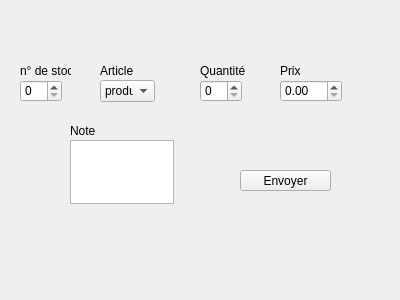
<?xml version="1.0" encoding="UTF-8"?>
<ui version="4.0">
 <class>Form</class>
 <widget class="QWidget" name="Form">
  <property name="geometry">
   <rect>
    <x>0</x>
    <y>0</y>
    <width>400</width>
    <height>300</height>
   </rect>
  </property>
  <property name="windowTitle">
   <string>Form</string>
  </property>
  <widget class="QLabel" name="label_4">
   <property name="geometry">
    <rect>
     <x>280</x>
     <y>60</y>
     <width>51</width>
     <height>21</height>
    </rect>
   </property>
   <property name="text">
    <string>Prix</string>
   </property>
  </widget>
  <widget class="QTextEdit" name="note">
   <property name="geometry">
    <rect>
     <x>70</x>
     <y>140</y>
     <width>104</width>
     <height>64</height>
    </rect>
   </property>
  </widget>
  <widget class="QLabel" name="label_3">
   <property name="geometry">
    <rect>
     <x>200</x>
     <y>60</y>
     <width>51</width>
     <height>21</height>
    </rect>
   </property>
   <property name="text">
    <string>Quantité</string>
   </property>
  </widget>
  <widget class="QLabel" name="label">
   <property name="geometry">
    <rect>
     <x>20</x>
     <y>60</y>
     <width>51</width>
     <height>21</height>
    </rect>
   </property>
   <property name="text">
    <string>n° de stock</string>
   </property>
  </widget>
  <widget class="QPushButton" name="buttonEnvoyer">
   <property name="geometry">
    <rect>
     <x>240</x>
     <y>170</y>
     <width>91</width>
     <height>21</height>
    </rect>
   </property>
   <property name="text">
    <string>Envoyer</string>
   </property>
  </widget>
  <widget class="QComboBox" name="article">
   <property name="geometry">
    <rect>
     <x>100</x>
     <y>80</y>
     <width>55</width>
     <height>22</height>
    </rect>
   </property>
   <item>
    <property name="text">
     <string>produit1</string>
    </property>
   </item>
   <item>
    <property name="text">
     <string>produit2</string>
    </property>
   </item>
   <item>
    <property name="text">
     <string>produit3</string>
    </property>
   </item>
   <item>
    <property name="text">
     <string>produit4</string>
    </property>
   </item>
  </widget>
  <widget class="QSpinBox" name="quantite">
   <property name="geometry">
    <rect>
     <x>200</x>
     <y>80</y>
     <width>42</width>
     <height>22</height>
    </rect>
   </property>
  </widget>
  <widget class="QLabel" name="label_2">
   <property name="geometry">
    <rect>
     <x>100</x>
     <y>60</y>
     <width>51</width>
     <height>21</height>
    </rect>
   </property>
   <property name="text">
    <string>Article</string>
   </property>
  </widget>
  <widget class="QLabel" name="label_5">
   <property name="geometry">
    <rect>
     <x>70</x>
     <y>120</y>
     <width>51</width>
     <height>21</height>
    </rect>
   </property>
   <property name="text">
    <string>Note </string>
   </property>
  </widget>
  <widget class="QDoubleSpinBox" name="prix">
   <property name="geometry">
    <rect>
     <x>280</x>
     <y>80</y>
     <width>62</width>
     <height>22</height>
    </rect>
   </property>
  </widget>
  <widget class="QSpinBox" name="noStock">
   <property name="geometry">
    <rect>
     <x>20</x>
     <y>80</y>
     <width>42</width>
     <height>22</height>
    </rect>
   </property>
  </widget>
 </widget>
 <resources/>
 <connections/>
</ui>
